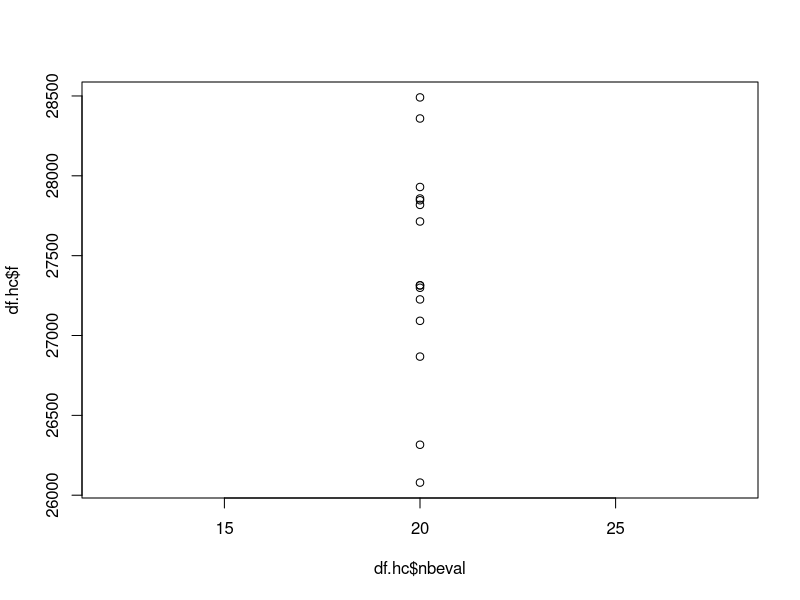
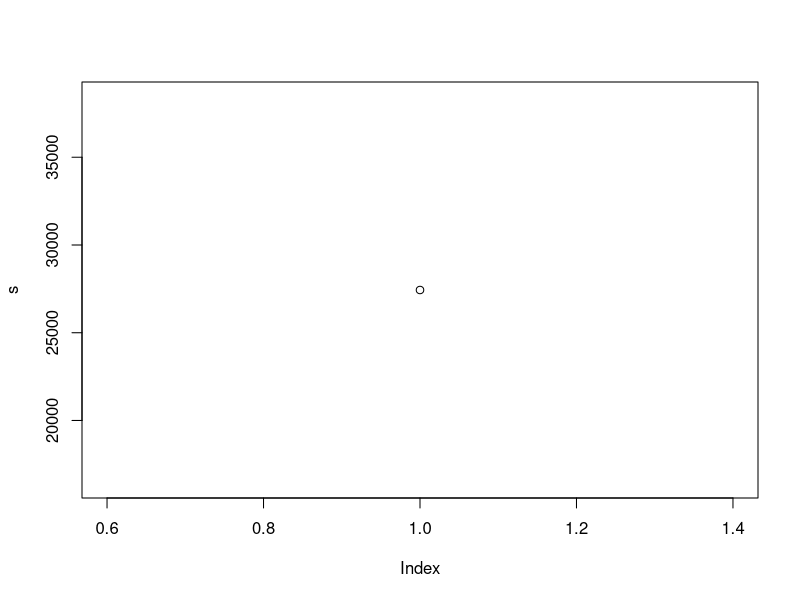

These charts were generated, in order, by the following R code:
df.hc <- read.csv("hc.csv",sep = ";")

names(df.hc) <- c("nbeval", "f")

plot(df.hc$nbeval,df.hc$f)

s <- split(df.hc$f,list(df.hc$nbeval))

sapply(s,mean)

s <- sapply(split(df.hc$f,list(df.hc$nbeval)),mean)

plot(s)

lines(s)

